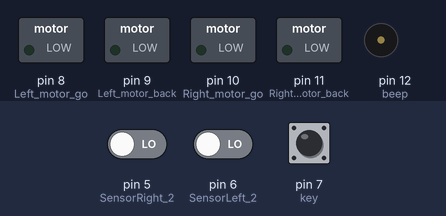
The sketch below on a simulated Arduino Uno, built with avr-gcc and run on an emulated ATmega328P. Parts: switched loads named in the sketch (green lamp = pin HIGH), buzzer (waves = sounding, pin HIGH). The test bench sets the inputs (shaded band); at power-on: pin 7 (key) LOW, pin 5 (SensorRight_2) LOW, pin 6 (SensorLeft_2) LOW.

Above: at 1.2 s.
1.3 s: pin 7 (key) pulled HIGH for 0.15 s
At 2.4 s:
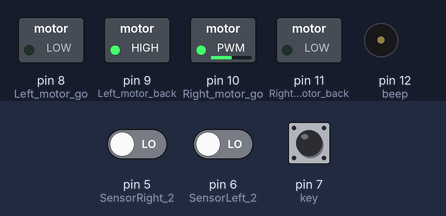
Timing chart, 0 to 1.5 s (numbered marks = the images above; inputs shaded):
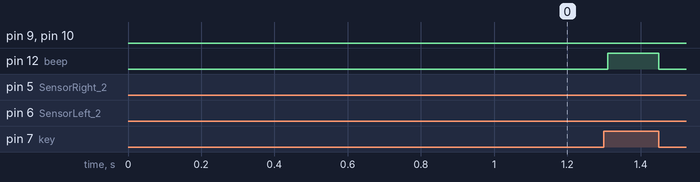

The sketch:

avoid2.ino
```cpp
//智能車紅外避障2（跟障礙物走）
//===============================================================
//#include <Servo.h>
int Left_motor_go=8;     //左電機前進(IN1)
int Left_motor_back=9;     //左電機後退(IN2)

int Right_motor_go=10;    // 右電機前進(IN3)
int Right_motor_back=11;    // 右電機後退(IN4)

int key=7;//定義按鍵 數字7 接口
int beep=12;//定義蜂鳴器 數字12 接口

const int SensorRight = 3;   	//右循跡紅外傳感器(P3.2 OUT1)
const int SensorLeft = 4;     	//左循跡紅外傳感器(P3.3 OUT2)

const int SensorRight_2 = 5;   	//右紅外傳感器(P3.4 OUT3)
const int SensorLeft_2 = 6;     //左紅外傳感器(P3.5 OUT4)

int SL;    //左循跡紅外傳感器狀態
int SR;    //右循跡紅外傳感器狀態
int SL_2;    //左紅外傳感器狀態
int SR_2;    //右紅外傳感器狀態

void setup()
{
  //初始化電機驅動IO為輸出方式
  pinMode(Left_motor_go,OUTPUT); // PIN 8 (PWM)
  pinMode(Left_motor_back,OUTPUT); // PIN 9 (PWM)
  pinMode(Right_motor_go,OUTPUT);// PIN 10 (PWM)
  pinMode(Right_motor_back,OUTPUT);// PIN 11 (PWM)
  pinMode(key,INPUT);//定義按鍵接口為輸入接口
  pinMode(beep,OUTPUT);
  pinMode(SensorRight, INPUT); //定義右循跡紅外傳感器為輸入
  pinMode(SensorLeft, INPUT); //定義左循跡紅外傳感器為輸入
  pinMode(SensorRight_2, INPUT); //定義右紅外傳感器為輸入
  pinMode(SensorLeft_2, INPUT); //定義左紅外傳感器為輸入
}
//=======================智能小車的基本動作=========================
//void run(int time)     // 前進
void run()     // 前進
{
  digitalWrite(Right_motor_go,HIGH);  // 右電機前進
  digitalWrite(Right_motor_back,LOW);
  analogWrite(Right_motor_go,130);//PWM比例0~255調速，左右輪差異略增減
  analogWrite(Right_motor_back,0);
  digitalWrite(Left_motor_go,LOW);  // 左電機前進
  digitalWrite(Left_motor_back,HIGH);
  analogWrite(Left_motor_go,0);//PWM比例0~255調速，左右輪差異略增減
  analogWrite(Left_motor_back,130);
  //delay(time * 100);   //執行時間，可以調整
}

//void brake(int time)  //剎車，停車
void brake()  //剎車，停車
{
  digitalWrite(Right_motor_go,LOW);
  digitalWrite(Right_motor_back,LOW);
  digitalWrite(Left_motor_go,LOW);
  digitalWrite(Left_motor_back,LOW);
  //delay(time * 100);//執行時間，可以調整
}

//void left(int time)         //左轉(左輪不動，右輪前進)
void left()         //左轉(左輪不動，右輪前進)
{
  digitalWrite(Right_motor_go,HIGH);	// 右電機前進
  digitalWrite(Right_motor_back,LOW);
  analogWrite(Right_motor_go,130);
  analogWrite(Right_motor_back,0);//PWM比例0~255調速
  digitalWrite(Left_motor_go,LOW);   //左輪後退
  digitalWrite(Left_motor_back,LOW);
  analogWrite(Left_motor_go,0);
  analogWrite(Left_motor_back,0);//PWM比例0~255調速
  //delay(time * 100);	//執行時間，可以調整
}

void spin_left(int time)         //左轉(左輪後退，右輪前進)
{
  digitalWrite(Right_motor_go,HIGH);	// 右電機前進
  digitalWrite(Right_motor_back,LOW);
  analogWrite(Right_motor_go,200);
  analogWrite(Right_motor_back,0);//PWM比例0~255調速
  digitalWrite(Left_motor_go,HIGH);   //左輪後退
  digitalWrite(Left_motor_back,LOW);
  analogWrite(Left_motor_go,200);
  analogWrite(Left_motor_back,0);//PWM比例0~255調速
  delay(time * 100);	//執行時間，可以調整
}

//void right(int time)
void right()        //右轉(右輪不動，左輪前進)
{
  digitalWrite(Right_motor_go,LOW);   //右電機後退
  digitalWrite(Right_motor_back,LOW);
  analogWrite(Right_motor_go,0);
  analogWrite(Right_motor_back,0);//PWM比例0~255調速
  digitalWrite(Left_motor_go,LOW);//左電機前進
  digitalWrite(Left_motor_back,HIGH);
  analogWrite(Left_motor_go,0);
  analogWrite(Left_motor_back,130);//PWM比例0~255調速
  //delay(time * 100);	//執行時間，可以調整
}

void spin_right(int time)        //右轉(右輪後退，左輪前進)
{
  digitalWrite(Right_motor_go,LOW);   //右電機後退
  digitalWrite(Right_motor_back,HIGH);
  analogWrite(Right_motor_go,0);
  analogWrite(Right_motor_back,200);//PWM比例0~255調速
  digitalWrite(Left_motor_go,LOW);//左電機前進
  digitalWrite(Left_motor_back,HIGH);
  analogWrite(Left_motor_go,0);
  analogWrite(Left_motor_back,200);//PWM比例0~255調速
  delay(time * 100);	//執行時間，可以調整
}

void back(int time)          //後退
{
  digitalWrite(Right_motor_go,LOW);  //右輪後退
  digitalWrite(Right_motor_back,HIGH);
  analogWrite(Right_motor_go,0);
  analogWrite(Right_motor_back,150);//PWM比例0~255調速
  digitalWrite(Left_motor_go,HIGH);  //左輪後退
  digitalWrite(Left_motor_back,LOW);
  analogWrite(Left_motor_go,150);
  analogWrite(Left_motor_back,0);//PWM比例0~255調速
  delay(time * 100);     //執行時間，可以調整
}
//==========================================================

void keysacn()//按鍵掃描
{
  int val;
  val=digitalRead(key);//讀取數字7 口電平值賦給val
  while(!digitalRead(key))//當按鍵沒被按下時，一直循環
  {
    val=digitalRead(key);//此句可省略，可讓循環跑空
  }
  while(digitalRead(key))//當按鍵被按下時
  {
    delay(10);	//延時10ms
    val=digitalRead(key);//讀取數字7 口電平值賦給val
    if(val==HIGH)  //第二次判斷按鍵是否被按下
    {
      digitalWrite(beep,HIGH);		//蜂鳴器響
      while(!digitalRead(key))	//判斷按鍵是否被鬆開
        digitalWrite(beep,LOW);		//蜂鳴器停止
    }
    else
      digitalWrite(beep,LOW);//蜂鳴器停止
  }
}

void loop()
{
  keysacn();	   //調用按鍵掃描函數
  while(1)
  {
    //有信號為LOW  沒有信號為HIGH
    SR_2 = digitalRead(SensorRight_2);
    SL_2 = digitalRead(SensorLeft_2);
    if (SL_2 == LOW&&SR_2==LOW)
      run();   //調用前進函數
    else if (SL_2 == HIGH & SR_2 == LOW)// 右邊探測到有障礙物，有信號返回，向右轉
      right();
    else if (SR_2 == HIGH & SL_2 == LOW) //左邊探測到有障礙物，有信號返回，向左轉
      left();
    else // 沒有障礙物，停
    brake();
  }
}
```
